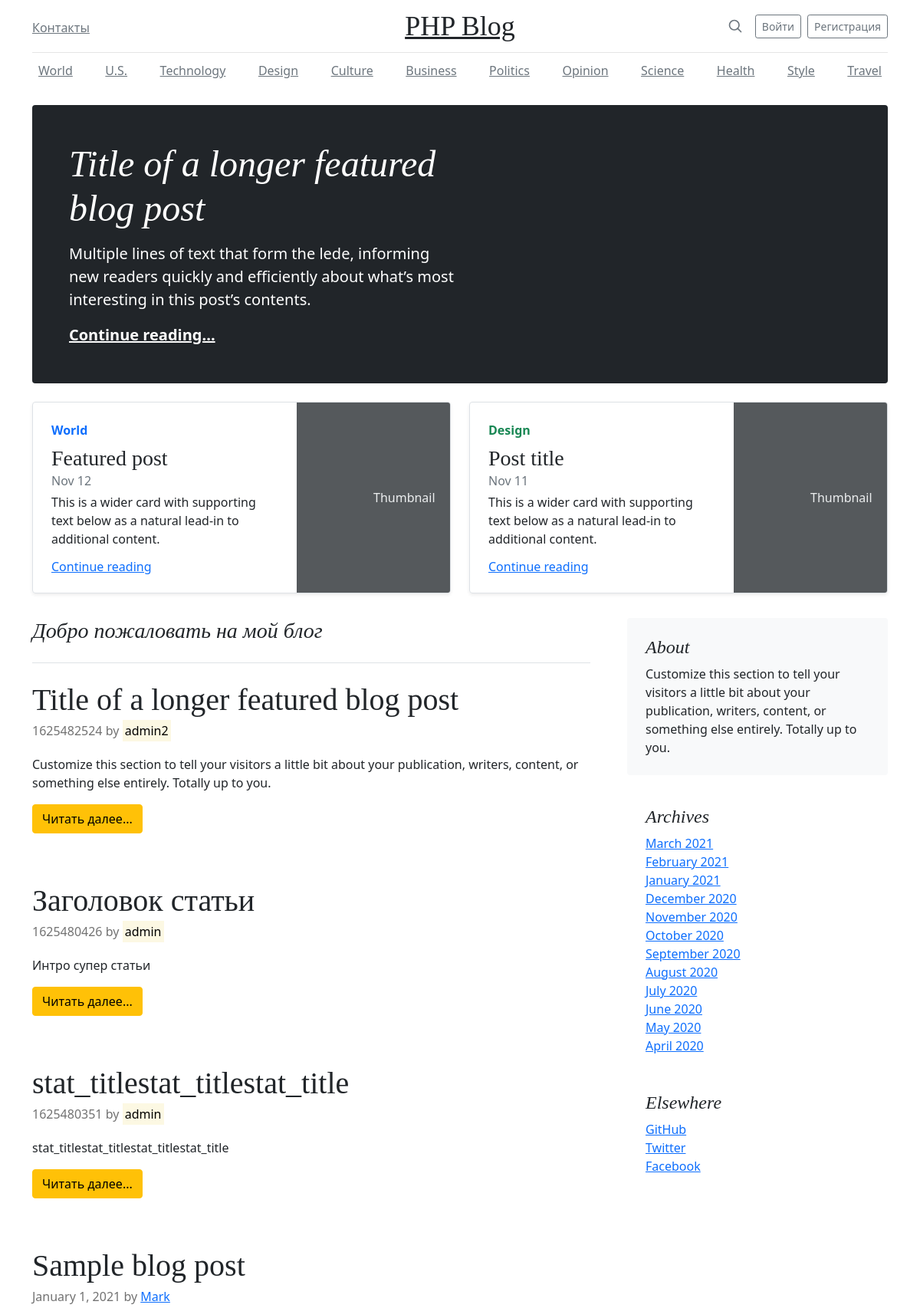
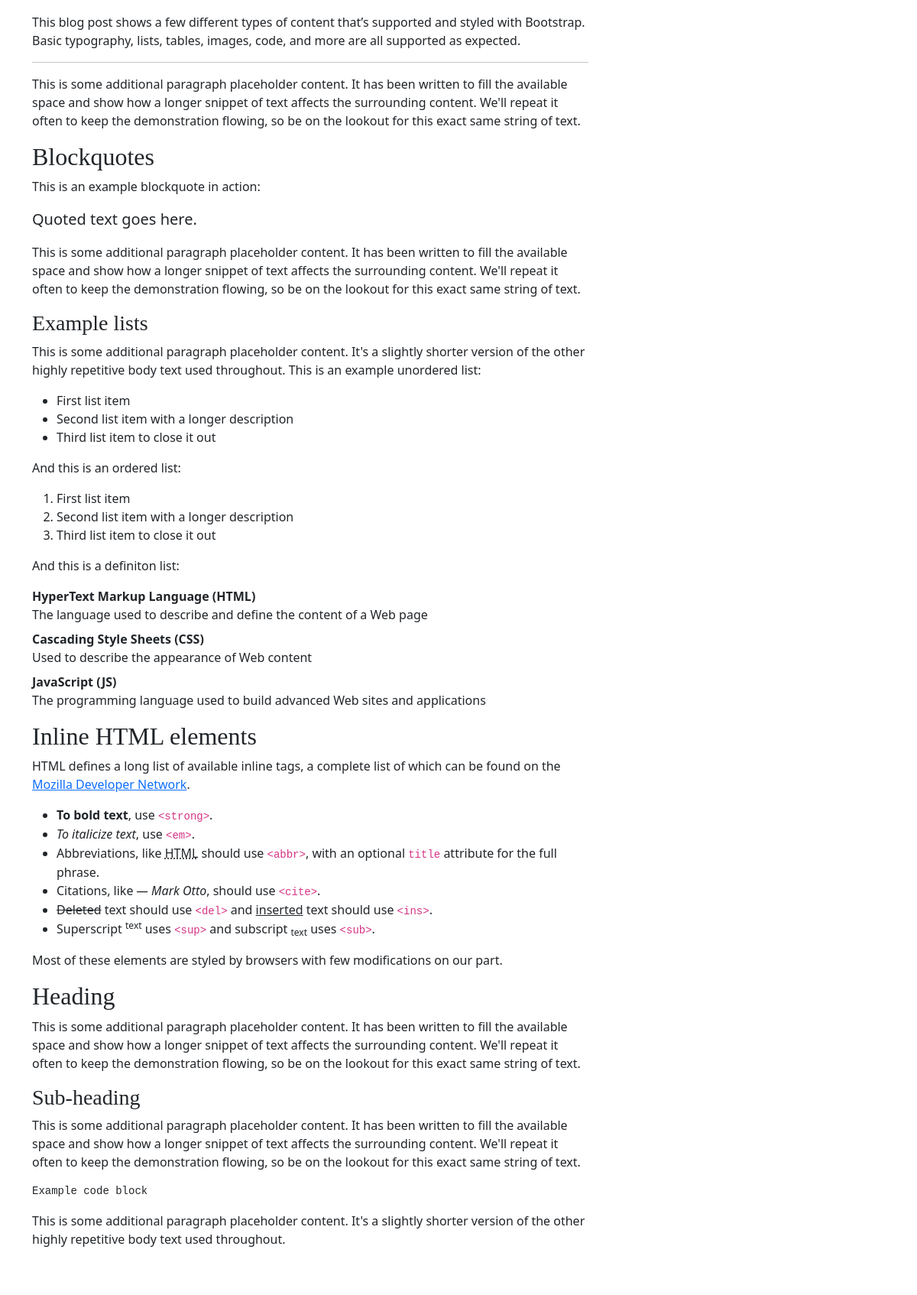
The page / (upper part) on the database its author committed (2 pictures, top to bottom).
### tables this page shows
CREATE TABLE `articles` (
  `id` int UNSIGNED NOT NULL,
  `title` varchar(255) NOT NULL,
  `intro` text NOT NULL,
  `text` text NOT NULL,
  `date` int UNSIGNED NOT NULL,
  `avtor` varchar(20) NOT NULL
);

### index.php (the view, shortened to what this page needs)
<?php
require 'template/title.php';
?>
<body class="d-flex flex-column h-100">
    <?php require 'template/header.php' ?>
    <main class="container mt-3">
    <div class="p-4 p-md-5 mb-4 text-white rounded bg-dark">
        <div class="col-md-6 px-0">
        <h1 class="display-4 fst-italic">Title of a longer featured blog post</h1>
        <p class="lead my-3">Multiple lines of text that form the lede, informing new readers quickly and efficiently about what’s most interesting in this post’s contents.</p>
        <p class="lead mb-0"><a href="#" class="text-white fw-bold">Continue reading...</a></p>
        </div>
    </div>
    <div class="row mb-2">
        <div class="col-md-6">
        <div class="row g-0 border rounded overflow-hidden flex-md-row mb-4 shadow-sm h-md-250 position-relative">
            <div class="col p-4 d-flex flex-column position-static">
            <strong class="d-inline-block mb-2 text-primary">World</strong>
            <h3 class="mb-0">Featured post</h3>
            <div class="mb-1 text-muted">Nov 12</div>
            <p class="card-text mb-auto">This is a wider card with supporting text below as a natural lead-in to additional content.</p>
            <a href="#" class="stretched-link">Continue reading</a>
            </div>
            <div class="col-auto d-none d-lg-block">
            <svg class="bd-placeholder-img" width="200" height="250" xmlns="http://www.w3.org/2000/svg" role="img" aria-label="Placeholder: Thumbnail" preserveAspectRatio="xMidYMid slice" focusable="false"><title>Placeholder</title><rect width="100%" height="100%" fill="#55595c"></rect><text x="50%" y="50%" fill="#eceeef" dy=".3em">Thumbnail</text></svg>
            </div>
        </div>
        </div>
        <div class="col-md-6">
        <div class="row g-0 border rounded overflow-hidden flex-md-row mb-4 shadow-sm h-md-250 position-relative">
            <div class="col p-4 d-flex flex-column position-static">
            <strong class="d-inline-block mb-2 text-success">Design</strong>
            <h3 class="mb-0">Post title</h3>
            <div class="mb-1 text-muted">Nov 11</div>
            <p class="mb-auto">This is a wider card with supporting text below as a natural lead-in to additional content.</p>
            <a href="#" class="stretched-link">Continue reading</a>
            </div>
            <div class="col-auto d-none d-lg-block">
            <svg class="bd-placeholder-img" width="200" height="250" xmlns="http://www.w3.org/2000/svg" role="img" aria-label="Placeholder: Thumbnail" preserveAspectRatio="xMidYMid slice" focusable="false"><title>Placeholder</title><rect width="100%" height="100%" fill="#55595c"></rect><text x="50%" y="50%" fill="#eceeef" dy=".3em">Thumbnail</text></svg>
            </div>
        </div>
        </div>
    </div>
    <div class="row g-5">
        <div class="col-md-8">
        <h3 class="pb-4 mb-4 fst-italic border-bottom">
            Добро пожаловать на мой блог
        </h3>
        <?php
            require_once 'bd.php';
            $sql = 'SELECT * FROM `articles` ORDER BY `date` DESC';
            $query = $pdo->query($sql);
            while($row = $query->fetch(PDO::FETCH_OBJ)) {
                echo '<article class="blog-post"><h2 class="blog-post-title">'.$row->title.'</h2><p class="blog-post-meta">'.$row->date.' by <mark>'.$row->avtor.'</mark></p><p>'
                .$row->intro.'</p><a href="news.php?id='.$row->id.'" title="'.$row->title.'"><button class="btn btn-warning">Читать далее...</button></a></p></article>';
            }
        ?>
        <article class="blog-post">
            <h2 class="blog-post-title">Sample blog post</h2>
            <p class="blog-post-meta">January 1, 2021 by <a href="#">Mark</a></p>
            <p>This blog post shows a few different types of content that’s supported and styled with Bootstrap. Basic typography, lists, tables, images, code, and more are all supported as expected.</p>
            <hr>
            <p>This is some additional paragraph placeholder content. It has been written to fill the available space and show how a longer snippet of text affects the surrounding content. We'll repeat it often to keep the demonstration flowing, so be on the lookout for this exact same string of text.</p>
            <h2>Blockquotes</h2>
            <p>This is an example blockquote in action:</p>
            <blockquote class="blockquote">
            <p>Quoted text goes here.</p>
            </blockquote>
            <p>This is some additional paragraph placeholder content. It has been written to fill the available space and show how a longer snippet of text affects the surrounding content. We'll repeat it often to keep the demonstration flowing, so be on the lookout for this exact same string of text.</p>
            <h3>Example lists</h3>
            <p>This is some additional paragraph placeholder content. It's a slightly shorter version of the other highly repetitive body text used throughout. This is an example unordered list:</p>
            <ul>
            <li>First list item</li>
            <li>Second list item with a longer description</li>
            <li>Third list item to close it out</li>
            </ul>
            <p>And this is an ordered list:</p>
            <ol>
            <li>First list item</li>
            <li>Second list item with a longer description</li>
            <li>Third list item to close it out</li>
            </ol>
            <p>And this is a definiton list:</p>
            <dl>
            <dt>HyperText Markup Language (HTML)</dt>
            <dd>The language used to describe and define the content of a Web page</dd>
            <dt>Cascading Style Sheets (CSS)</dt>
            <dd>Used to describe the appearance of Web content</dd>
            <dt>JavaScript (JS)</dt>
            <dd>The programming language used to build advanced Web sites and applications</dd>
            </dl>
            <h2>Inline HTML elements</h2>
            <p>HTML defines a long list of available inline tags, a complete list of which can be found on the <a href="https://developer.mozilla.org/en-US/docs/Web/HTML/Element">Mozilla Developer Network</a>.</p>
            <ul>
            <li><strong>To bold text</strong>, use <code class="language-plaintext highlighter-rouge">&lt;strong&gt;</code>.</li>
            <li><em>To italicize text</em>, use <code class="language-plaintext highlighter-rouge">&lt;em&gt;</code>.</li>
            <li>Abbreviations, like <abbr title="HyperText Markup Langage">HTML</abbr> should use <code class="language-plaintext highlighter-rouge">&lt;abbr&gt;</code>, with an optional <code class="language-plaintext highlighter-rouge">title</code> attribute for the full phrase.</li>
            <li>Citations, like <cite>— Mark Otto</cite>, should use <code class="language-plaintext highlighter-rouge">&lt;cite&gt;</code>.</li>
            <li><del>Deleted</del> text should use <code class="language-plaintext highlighter-rouge">&lt;del&gt;</code> and <ins>inserted</ins> text should use <code class="language-plaintext highlighter-rouge">&lt;ins&gt;</code>.</li>
            <li>Superscript <sup>text</sup> uses <code class="language-plaintext highlighter-rouge">&lt;sup&gt;</code> and subscript <sub>text</sub> uses <code class="language-plaintext highlighter-rouge">&lt;sub&gt;</code>.</li>
            </ul>
            <p>Most of these elements are styled by browsers with few modifications on our part.</p>
            <h2>Heading</h2>
            <p>This is some additional paragraph placeholder content. It has been written to fill the available space and show how a longer snippet of text affects the surrounding content. We'll repeat it often to keep the demonstration flowing, so be on the lookout for this exact same string of text.</p>
            <h3>Sub-heading</h3>
            <p>This is some additional paragraph placeholder content. It has been written to fill the available space and show how a longer snippet of text affects the surrounding content. We'll repeat it often to keep the demonstration flowing, so be on the lookout for this exact same string of text.</p>
            <pre><code>Example code block</code></pre>
            <p>This is some additional paragraph placeholder content. It's a slightly shorter version of the other highly repetitive body text used throughout.</p>
        </article>
        </div>
        <?php require 'template/aside.php' ?>
        </div>
    </div>
    </main>
</body>
</html>

### template/title.php (shortened to what this page needs)
<!DOCTYPE html>
<html lang="ru" class="h-100">
<head>
    <link rel="stylesheet" href="/php/01/css/bootstrap.min.css">
    <link rel="stylesheet" href="/php/01/css/blog.css">
</head>

### template/header.php (shortened to what this page needs)
<div class="container">
    <header class="blog-header py-3">
        <div class="row flex-nowrap justify-content-between align-items-center">
        <div class="col-4 pt-1">
            <a class="link-secondary" href="/php/01/contacts.php">Контакты</a>
        </div>
        <div class="col-4 text-center">
            <a class="blog-header-logo text-dark" href="/php/01/">PHP Blog</a>
        </div>
        <div class="col-4 d-flex justify-content-end align-items-center">
            <a class="link-secondary" href="#" aria-label="Search">
            <svg xmlns="http://www.w3.org/2000/svg" width="20" height="20" fill="none" stroke="currentColor" stroke-linecap="round" stroke-linejoin="round" stroke-width="2" class="mx-3" role="img" viewBox="0 0 24 24"><title>Search</title><circle cx="10.5" cy="10.5" r="7.5"></circle><path d="M21 21l-5.2-5.2"></path></svg>
            </a>
            <?php
            if ($_COOKIE['login'] == ''):
            ?>
            <a class="btn btn-sm btn-outline-secondary" href="/php/01/auth.php">Войти</a>
            <a class="btn btn-sm btn-outline-secondary ms-2" href="/php/01/reg.php">Регистрация</a>
            <?php
                endif;
            ?>
        </div>
        </div>
    </header>
    <div class="nav-scroller py-1 mb-2">
        <nav class="nav d-flex justify-content-between">
        <a class="p-2 link-secondary" href="#">World</a>
        <a class="p-2 link-secondary" href="#">U.S.</a>
        <a class="p-2 link-secondary" href="#">Technology</a>
        <a class="p-2 link-secondary" href="#">Design</a>
        <a class="p-2 link-secondary" href="#">Culture</a>
        <a class="p-2 link-secondary" href="#">Business</a>
        <a class="p-2 link-secondary" href="#">Politics</a>
        <a class="p-2 link-secondary" href="#">Opinion</a>
        <a class="p-2 link-secondary" href="#">Science</a>
        <a class="p-2 link-secondary" href="#">Health</a>
        <a class="p-2 link-secondary" href="#">Style</a>
        <a class="p-2 link-secondary" href="#">Travel</a>
        </nav>
    </div>
</div>

### template/aside.php
<div class="col-md-4">
    <div class="position-sticky" style="top: 2rem;">
    <div class="p-4 mb-3 bg-light rounded">
    <h4 class="fst-italic">About</h4>
    <p class="mb-0">Customize this section to tell your visitors a little bit about your publication, writers, content, or something else entirely. Totally up to you.</p>
    </div>
    <div class="p-4">
    <h4 class="fst-italic">Archives</h4>
    <ol class="list-unstyled mb-0">
        <li><a href="#">March 2021</a></li>
        <li><a href="#">February 2021</a></li>
        <li><a href="#">January 2021</a></li>
        <li><a href="#">December 2020</a></li>
        <li><a href="#">November 2020</a></li>
        <li><a href="#">October 2020</a></li>
        <li><a href="#">September 2020</a></li>
        <li><a href="#">August 2020</a></li>
        <li><a href="#">July 2020</a></li>
        <li><a href="#">June 2020</a></li>
        <li><a href="#">May 2020</a></li>
        <li><a href="#">April 2020</a></li>
    </ol>
    </div>
    <div class="p-4">
    <h4 class="fst-italic">Elsewhere</h4>
    <ol class="list-unstyled">
        <li><a href="#">GitHub</a></li>
        <li><a href="#">Twitter</a></li>
        <li><a href="#">Facebook</a></li>
    </ol>
    </div>
</div>

### css/blog.css (style rules this page uses)
.blog-header { line-height: 1; border-bottom: 1px solid #e5e5e5; }
.blog-header-logo { font-family: "Playfair Display", Georgia, "Times New Roman", serif; font-size: 2.25rem; }
h1, h2, h3, h4, h5, h6 { font-family: "Playfair Display", Georgia, "Times New Roman", serif; }
.display-4 { font-size: 2.5rem; }
@media (min-width: 768px) { .display-4 { font-size: 3rem; } }
.nav-scroller { position: relative; z-index: 2; height: 2.75rem; overflow-y: hidden; }
.nav-scroller .nav { display: flex; flex-wrap: nowrap; padding-bottom: 1rem; margin-top: -1px; overflow-x: auto; text-align: center; white-space: nowrap; -webkit-overflow-scrolling: touch; }
@media (min-width: 768px) { .h-md-250 { height: 250px; } }
.blog-post { margin-bottom: 4rem; }
.blog-post-title { margin-bottom: .25rem; font-size: 2.5rem; }
.blog-post-meta { margin-bottom: 1.25rem; color: #727272; }

### rows shown on the page
articles: title "Title of a longer featured blog post", date "1625482524", avtor "admin2", intro "Customize this section to tell your visitors a little bit about your publication, writers, content, or something else entirely. Totally up to you."
articles: title "Заголовок статьи", date "1625480426", avtor "admin", intro "Интро супер статьи"
articles: title "stat_titlestat_titlestat_title", date "1625480351", avtor "admin", intro "stat_titlestat_titlestat_titlestat_title"
